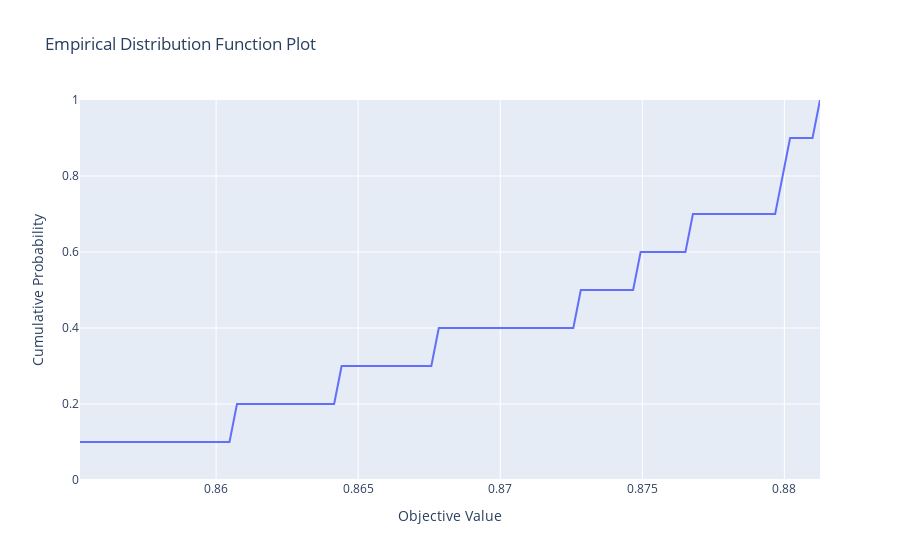

Notebook code cell kept with this figure:
### Code cell
fig = optuna.visualization.plot_edf([dbocsvm_study])
show(fig)
